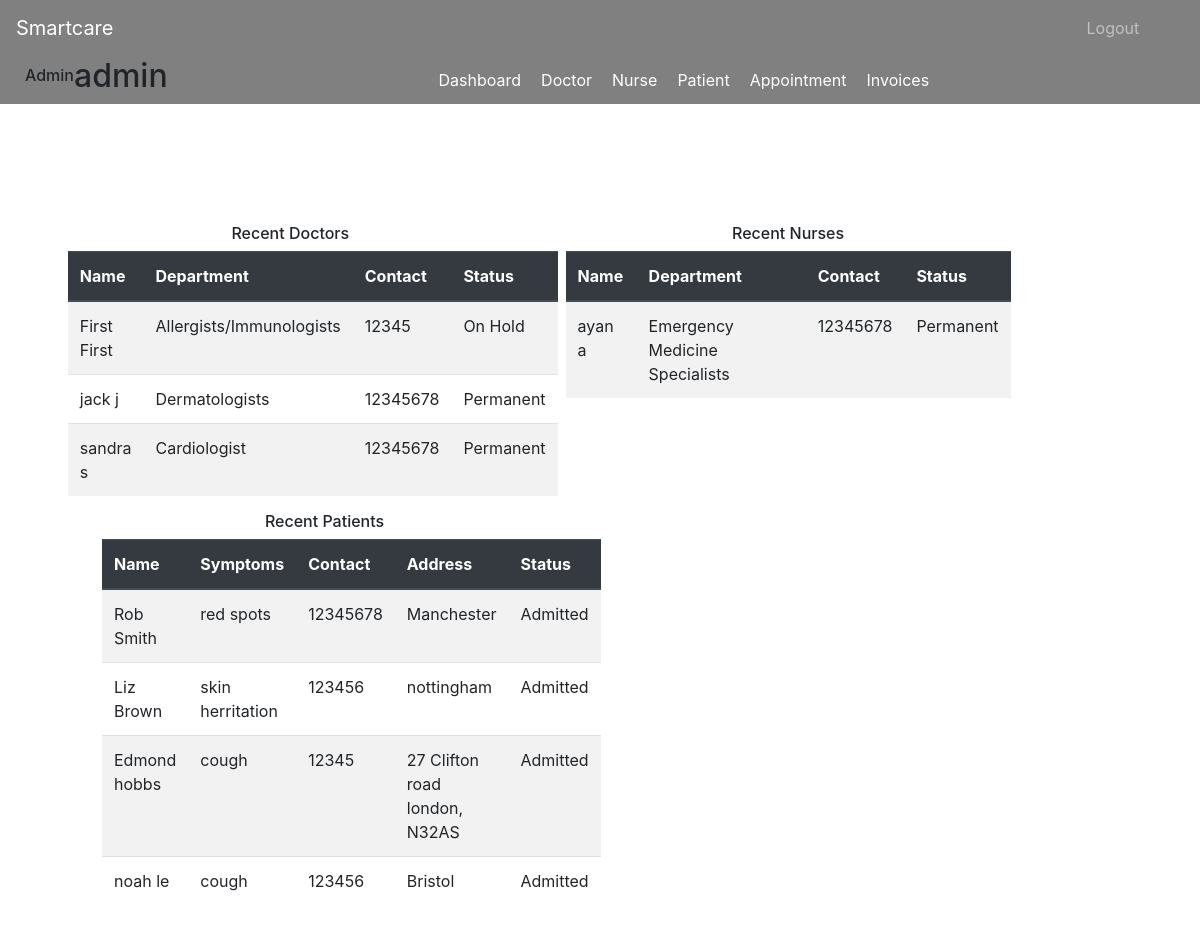
Page /admin-dashboard (signed in) on the committed database.
### accounts/models.py (models this page shows, shortened)
class Doctor(models.Model):
    user=models.OneToOneField(User,on_delete=models.CASCADE)
    address = models.CharField(max_length=40)
    mobile = models.CharField(max_length=20,null=True)
    department= models.CharField(max_length=50,choices=departments,default='Cardiologist')
    status=models.BooleanField(default=False)
    @property
    def get_name(self):
        return self.user.first_name+" "+self.user.last_name

class Nurse(models.Model):
    user=models.OneToOneField(User,on_delete=models.CASCADE)
    address = models.CharField(max_length=40)
    mobile = models.CharField(max_length=20,null=True)
    department= models.CharField(max_length=50,choices=departments,default='')
    status=models.BooleanField(default=False)
    @property
    def get_name(self):
        return self.user.first_name+" "+self.user.last_name

class Patient(models.Model):
    user=models.OneToOneField(User,on_delete=models.CASCADE)
    address = models.CharField(max_length=40)
    date_of_birth = models.DateField(null=True)
    mobile = models.CharField(max_length=20,null=False)
    symptoms = models.CharField(max_length=100,null=False)
    assignedDoctorId = models.PositiveIntegerField(null=True)
    assignedNurseId = models.PositiveIntegerField(null=True)
    admitDate=models.DateField(auto_now=True)
    status=models.BooleanField(default=False)
    @property
    def get_name(self):
        return self.user.first_name+" "+self.user.last_name

### accounts/views.py (the view)
# urls.py: path('admin-dashboard', views.admin_dashboard_view,name='admin-dashboard'),
@login_required(login_url='adminlogin')
@user_passes_test(is_admin)
def admin_dashboard_view(request):
    doctors=models.Doctor.objects.all().order_by('-id')
    patients=models.Patient.objects.all().order_by('-id')
    nurses=models.Nurse.objects.all().order_by('-id')
    doctorcount=models.Doctor.objects.all().filter(status=True).count()
    pendingdoctorcount=models.Doctor.objects.all().filter(status=False).count()
    nursecount=models.Nurse.objects.all().filter(status=True).count()
    pendingnursecount=models.Nurse.objects.all().filter(status=False).count()
    patientcount=models.Patient.objects.all().filter(status=True).count()
    pendingpatientcount=models.Patient.objects.all().filter(status=False).count()
    appointmentcount=models.Appointment.objects.all().filter(status=True).count()
    pendingappointmentcount=models.Appointment.objects.all().filter(status=False).count()
    mydict={
    'doctors':doctors,
    'patients':patients,
    'nurses':nurses,
    'doctorcount':doctorcount,
    'nursecount':nursecount,
    'pendingnursecount':pendingnursecount,
    'pendingdoctorcount':pendingdoctorcount,
    'patientcount':patientcount,
    'pendingpatientcount':pendingpatientcount,
    'appointmentcount':appointmentcount,
    'pendingappointmentcount':pendingappointmentcount,
    }
    return render(request,'smartcare/admin_dashboard.html',context=mydict)

### accounts/views.py (called while the page is built)
def is_admin(user):
    return user.groups.filter(name='ADMIN').exists()

### templates/smartcare/admin_dashboard.html (shortened to what this page needs)
{% extends 'smartcare/admin_base.html' %}
{% load static %}
{% block content %}
<br><br><br>
<div class="container">
  <div class="row">
    <div class="panel panel-primary col-md-5" style="margin-left:2%;">
      <div class="panel-heading" style="text-align:center;">
        <h6 class="panel-title">Recent Doctors</h6>
      </div>
      <table class="table table-hover table-striped" id="dev-table">
        <thead class="thead-dark">
          <tr>
            <th>Name</th>
            <th>Department</th>
            <th>Contact</th>
            <th>Status</th>
          </tr>
        </thead>
        {% for d in doctors %}
        <tr>
          <td> {{d.get_name}}</td>
          <td>{{d.department}}</td>
          <td>{{d.mobile}}</td>
          {%if d.status%}
          <td> <span class="label label-primary">Permanent</span></td>
          {% else %}
          <td> <span class="label label-success">On Hold</span></td>
          {% endif %}
        </tr>
        {% endfor %}
      </table>
    </div>
    <div class="panel panel-primary col-md-5" style="margin-left:2%;">
        <div class="panel-heading" style="text-align:center;">
          <h6 class="panel-title">Recent Nurses</h6>
        </div>
        <table class="table table-hover table-striped" id="dev-table">
          <thead class="thead-dark">
            <tr>
              <th>Name</th>
              <th>Department</th>
              <th>Contact</th>
              <th>Status</th>
            </tr>
          </thead>
          {% for n in nurses %}
          <tr>
            <td> {{n.get_name}}</td>
            <td>{{n.department}}</td>
            <td>{{n.mobile}}</td>
            {%if n.status%}
            <td> <span class="label label-primary">Permanent</span></td>
            {% else %}
            <td> <span class="label label-success">On Hold</span></td>
            {% endif %}
          </tr>
          {% endfor %}
        </table>
      </div>
    <div class="panel panel-primary col-md-5" style="margin-left:5%;">
      <div class="panel-heading" style="text-align:center;">
        <h6 class="panel-title">Recent Patients</h6>
      </div>
      <table class="table table-hover table-striped" id="dev-table">
        <thead class="thead-dark">
          <tr>
            <th>Name</th>
            <th>Symptoms</th>
            <th>Contact</th>
            <th>Address</th>
            <th>Status</th>
          </tr>
        </thead>
        {% for p in patients %}
        <tr>
          <td> {{p.get_name}}</td>
          <td>{{p.symptoms}}</td>
          <td>{{p.mobile}}</td>
          <td>{{p.address}}</td>
          {%if p.status%}
          <td> <span class="label label-primary">Admitted</span></td>
          {% else %}
          <td> <span class="label label-success">On Hold</span></td>
          {% endif %}
        </tr>
        {% endfor %}
      </table>
    </div>
  </div>
</div>
{% endblock content %}

### templates/smartcare/admin_base.html (shortened to what this page needs)
<!DOCTYPE html>
{% load static %}
<html lang="en">
  <head>
    <link
      rel="stylesheet"
      href="https://stackpath.bootstrapcdn.com/bootstrap/4.3.1/css/bootstrap.min.css"
    />
    <link
      rel="stylesheet"
      href="https://maxcdn.bootstrapcdn.com/font-awesome/4.7.0/css/font-awesome.min.css"
    />
    <link rel="stylesheet" href="{% static '/styles.css' %}" />
  </head>
  <body>
    <main>
      <div class="bs-example">
        <nav
          class="navbar navbar-expand-md navbar-dark fixed-top"
          style="background: Grey"
        >
          <a href="/admin-dashboard" class="navbar-brand">Smartcare</a>
          <div
            class="collapse navbar-collapse justify-content-between"
            id="navbarCollapse"
          >
            <div class="navbar-nav" style="margin-left: 90%">
              <a href="/logout" class="nav-item nav-link">Logout</a>
            </div>
          </div>
        </nav>
      </div>
      <nav class="menu" tabindex="0">
        <header class="avatar">
          <br /><br />
          <h6>Admin</h6>
          <h2>{{request.user.first_name}}</h2>
        </header>
        <ul>
          <li tabindex="0" class="icon-dashboard">
            <a
              style="color: white; text-decoration: none"
              href="/admin-dashboard"
              ><span>Dashboard</span></a
            >
          </li>
          <li tabindex="0" class="icon-customers">
            <a style="color: white; text-decoration: none" href="/admin-doctor"
              ><span>Doctor</span></a
            >
          </li>
          <li tabindex="0" class="icon-customers">
            <a style="color: white; text-decoration: none" href="/admin-nurse"
              ><span>Nurse</span></a
            >
          </li>
          <li tabindex="0" class="icon-users">
            <a style="color: white; text-decoration: none" href="/admin-patient"
              ><span>Patient</span></a
            >
          </li>
          <li tabindex="0" class="icon-calendar">
            <a
              style="color: white; text-decoration: none"
              href="/admin-appointment"
              ><span>Appointment</span></a
            >
          </li>
          <li tabindex="0" class="icon-users">
            <a style="color: white; text-decoration: none" href="/admin-invoice"
              ><span>Invoices</span></a
            >
          </li>
        </ul>
      </nav>
      <br /><br />
      {% block content %} {% endblock content %}
      <br /><br /><br /><br />
    </main>
  </body>
</html>

### templates/smartcare/admin_base.html (style rules this page uses)
.navbar { position: relative; }
.menu { top: 100%; left: 0; background: grey; outline: none; display: flex; flex-direction: row; }
.menu ul { list-style: none; padding: 0; margin: auto; display: flex; align-items: center; }
.menu ul li { padding: 10px; }
.menu ul li a { color: white; text-decoration: none; }
.avatar { margin: 0px 0px 0px 25px; display: flex; align-items: center; }

### rows in the picture
Doctor: get_name "First First", department "Allergists/Immunologists", mobile "12345", status "On Hold"
Doctor: get_name "jack j", department "Dermatologists", mobile "12345678", status "Permanent"
Doctor: get_name "sandra s", department "Cardiologist", mobile "12345678", status "Permanent"
Nurse: get_name "ayan a", department "Emergency Medicine Specialists", mobile "12345678", status "Permanent"
Patient: get_name "Rob Smith", symptoms "red spots", mobile "12345678", address "Manchester", status "Admitted"
Patient: get_name "Liz Brown", symptoms "skin herritation", mobile "123456", address "nottingham", status "Admitted"
Patient: get_name "Edmond hobbs", symptoms "cough", mobile "12345", address "27 Clifton road london, N32AS", status "Admitted"
Patient: get_name "noah le", symptoms "cough", mobile "123456", address "Bristol", status "Admitted"

### other values in the picture
{{ request.user.first_name }} "admin"
